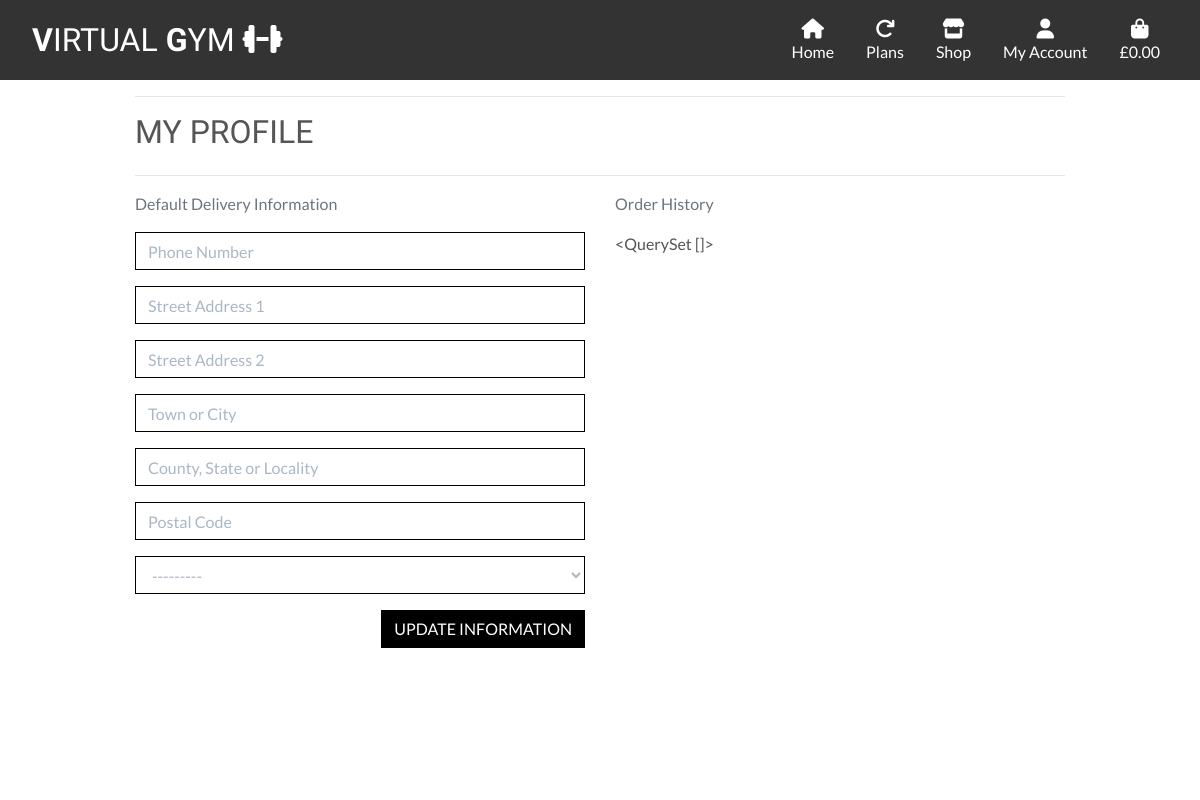
The page /profile/ (signed in) on the database as committed earlier.
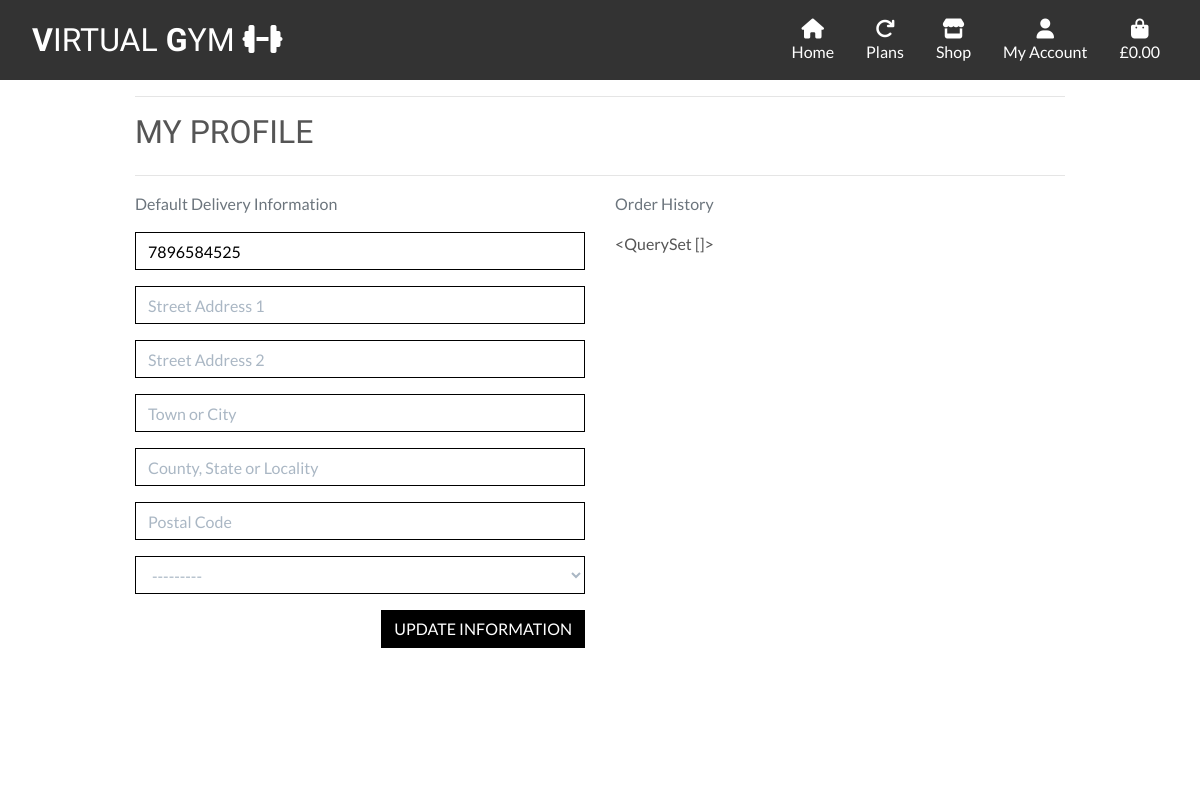
The same page on the database as committed later.
### profiles/models.py (models this page shows, shortened)
class UserProfile(models.Model):
    user = models.OneToOneField(User, on_delete=models.CASCADE)
    default_phone_number = models.CharField(max_length=20, null=True, blank=True)
    default_street_address1 = models.CharField(max_length=80, null=True, blank=True)
    default_street_address2 = models.CharField(max_length=80, null=True, blank=True)
    default_town_or_city = models.CharField(max_length=40, null=True, blank=True)
    default_county = models.CharField(max_length=80, null=True, blank=True)
    default_postcode = models.CharField(max_length=20, null=True, blank=True)
    default_country = CountryField(blank_label='Country', null=True, blank=True)

### profiles/views.py (the view)
# urls.py: path('', views.profile, name='profile')
def profile(request):
    profile = get_object_or_404(UserProfile, user=request.user)
    if request.method == 'POST':
        form = UserProfileForm(request.POST, instance=profile)
        if form.is_valid():
            form.save()
            messages.success(request, 'Profile updated successfully')
    form = UserProfileForm(instance=profile)
    orders = profile.orders.all()
    template = 'profiles/profile.html'
    context = {
        'form': form,
        'orders': orders,
        'on_profile_page': True
    }
    return render(request, template, context)

### profiles/forms.py
class UserProfileForm(forms.ModelForm):
    class Meta:
        model = UserProfile
        exclude = ('user',)
    def __init__(self, *args, **kwargs):
        super().__init__(*args, **kwargs)
        placeholders = {
            'default_phone_number': 'Phone Number',
            'default_postcode': 'Postal Code',
            'default_town_or_city': 'Town or City',
            'default_street_address1': 'Street Address 1',
            'default_street_address2': 'Street Address 2',
            'default_county': 'County, State or Locality',
        }
        self.fields['default_phone_number'].widget.attrs['autofocus'] = True
        for field in self.fields:
            if field != 'default_country':
                if self.fields[field].required:
                    placeholder = f'{placeholders[field]} *'
                else:
                    placeholder = placeholders[field]
                self.fields[field].widget.attrs['placeholder'] = placeholder
            self.fields[field].widget.attrs['class'] = 'border-black rounded-0 profile-form-input'
            self.fields[field].label = False

### profiles/templates/profiles/profile.html (shortened to what this page needs)
{% extends "base.html" %}
{% load static %}
{% block extracss %}
    <link rel="stylesheet" href="{% static 'profiles/css/profile.css' %}">
{% endblock %}
{% block page-header %}
    <div class="container header-container">
    </div>
{% endblock %}
{% block content %}
    <div class="overlay"></div>
    <div class="container">
        <div class="row">
            <div class="col">
                <hr>
                <h2 class="logo-font mb-4">My Profile</h2>
                <hr>
            </div>
        </div>
        <div class="row">
            <div class="col-12 col-lg-6">
                <p class="text-muted">Default Delivery Information</p>
                <form class="mt-3" action="{% url 'profile' %}" method="POST" id="profile-update-form">
                    {{ form|crispy }}
                    <button class="btn btn-black rounded-0 text-uppercase float-right">Update Information</button>
                </form>
            </div>
            <div class="col-12 col-lg-6">
                <p class="text-muted">Order History</p>
                {{ orders }}
            </div>
        </div>
{% endblock %}

Rows that differ between the two databases and show on the page:
changed UserProfile "<QuerySet []>": default_phone_number (not shown) → "7896584525"
